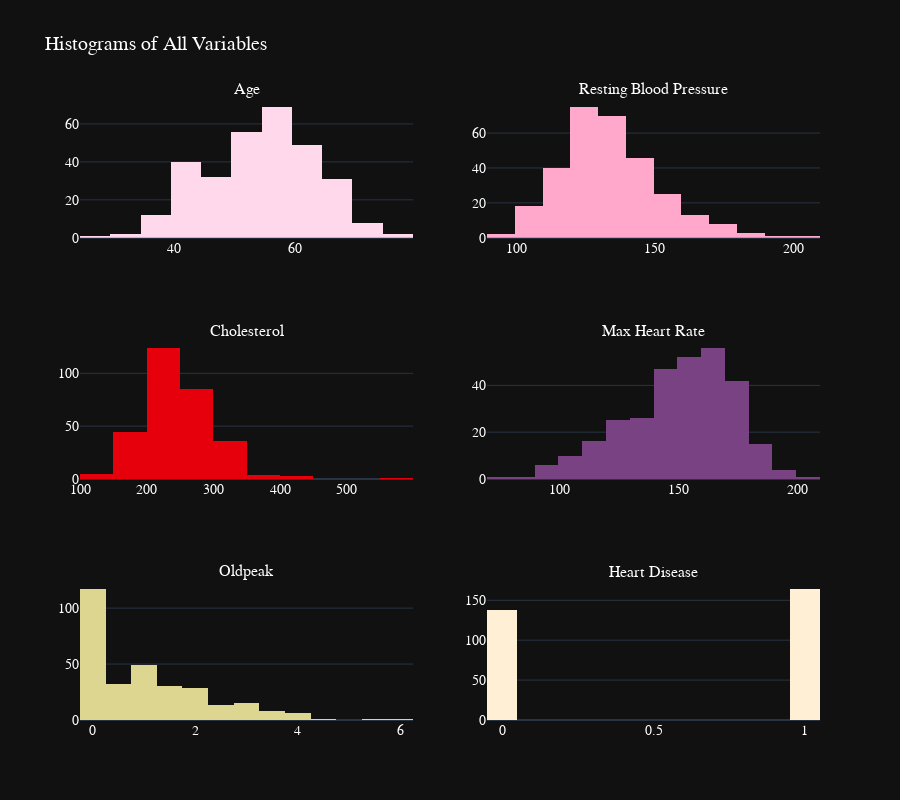

The notebook cell this image was saved under:
### Code cell
# use above except use xaxis titles from column_mapping
def plot_histograms_plotly(df, columns, color_palette):
    fig = make_subplots(rows=len(columns)//2, cols=2, subplot_titles=[column_mapping[col] for col in columns])

    for idx, col in enumerate(columns):
        fig.add_trace(
            go.Histogram(
                x=df[col],
                marker_color=color_palette[idx % len(color_palette)],
                nbinsx=20
            ),
            row=idx // 2 + 1,
            col=idx % 2 + 1
        )

    fig.update_layout(
        title='Histograms of All Variables',
        template='plotly_dark',
        font=dict(
            family='Courier New, monospace',
            size=14,
            color='white'
        ),
        height=800,
        showlegend=False
    )

    # change hover tooltip
    fig.update_traces(hoverinfo='x+y')
    fig.show()

# Columns for histograms (numeric)
numeric_columns = ['age', 'resting_blood_pressure', 'cholestoral', 'Max_heart_rate', 'oldpeak', 'target']

# Plot histograms
plot_histograms_plotly(heart_disease_clean_df, numeric_columns, color_palettes)

### Figure 1 — Plotly figure (JSON) as saved in the notebook; plotly's stock layout.template omitted (floating-point values rounded to 4 significant figures; data arrays with more than 128 entries replaced by an {"elided": "..."} marker saying what was removed)
{"data": [{"hoverinfo": "x+y", "marker": {"color": "#ffd8ec"}, "nbinsx": 20, "type": "histogram", "x": {"elided": "302 int values"}, "xaxis": "x", "yaxis": "y"}, {"hoverinfo": "x+y", "marker": {"color": "#ffa8cb"}, "nbinsx": 20, "type": "histogram", "x": {"elided": "302 int values"}, "xaxis": "x2", "yaxis": "y2"}, {"hoverinfo": "x+y", "marker": {"color": "#e5000c"}, "nbinsx": 20, "type": "histogram", "x": {"elided": "302 int values"}, "xaxis": "x3", "yaxis": "y3"}, {"hoverinfo": "x+y", "marker": {"color": "#784283"}, "nbinsx": 20, "type": "histogram", "x": {"elided": "302 int values"}, "xaxis": "x4", "yaxis": "y4"}, {"hoverinfo": "x+y", "marker": {"color": "#ddd690"}, "nbinsx": 20, "type": "histogram", "x": {"elided": "302 float values"}, "xaxis": "x5", "yaxis": "y5"}, {"hoverinfo": "x+y", "marker": {"color": "#ffefd5"}, "nbinsx": 20, "type": "histogram", "x": {"elided": "302 int values"}, "xaxis": "x6", "yaxis": "y6"}], "layout": {"annotations": [{"font": {"size": 16}, "showarrow": false, "text": "Age", "x": 0.225, "xanchor": "center", "xref": "paper", "y": 1, "yanchor": "bottom", "yref": "paper"}, {"font": {"size": 16}, "showarrow": false, "text": "Resting Blood Pressure", "x": 0.775, "xanchor": "center", "xref": "paper", "y": 1, "yanchor": "bottom", "yref": "paper"}, {"font": {"size": 16}, "showarrow": false, "text": "Cholesterol", "x": 0.225, "xanchor": "center", "xref": "paper", "y": 0.6111, "yanchor": "bottom", "yref": "paper"}, {"font": {"size": 16}, "showarrow": false, "text": "Max Heart Rate", "x": 0.775, "xanchor": "center", "xref": "paper", "y": 0.6111, "yanchor": "bottom", "yref": "paper"}, {"font": {"size": 16}, "showarrow": false, "text": "Oldpeak", "x": 0.225, "xanchor": "center", "xref": "paper", "y": 0.2222, "yanchor": "bottom", "yref": "paper"}, {"font": {"size": 16}, "showarrow": false, "text": "Heart Disease", "x": 0.775, "xanchor": "center", "xref": "paper", "y": 0.2222, "yanchor": "bottom", "yref": "paper"}], "font": {"color": "white", "family": "Courier New, monospace", "size": 14}, "height": 800, "showlegend": false, "title": {"text": "Histograms of All Variables"}, "xaxis": {"anchor": "y", "domain": [0, 0.45]}, "xaxis2": {"anchor": "y2", "domain": [0.55, 1]}, "xaxis3": {"anchor": "y3", "domain": [0, 0.45]}, "xaxis4": {"anchor": "y4", "domain": [0.55, 1]}, "xaxis5": {"anchor": "y5", "domain": [0, 0.45]}, "xaxis6": {"anchor": "y6", "domain": [0.55, 1]}, "yaxis": {"anchor": "x", "domain": [0.7778, 1]}, "yaxis2": {"anchor": "x2", "domain": [0.7778, 1]}, "yaxis3": {"anchor": "x3", "domain": [0.3889, 0.6111]}, "yaxis4": {"anchor": "x4", "domain": [0.3889, 0.6111]}, "yaxis5": {"anchor": "x5", "domain": [0, 0.2222]}, "yaxis6": {"anchor": "x6", "domain": [0, 0.2222]}}}
